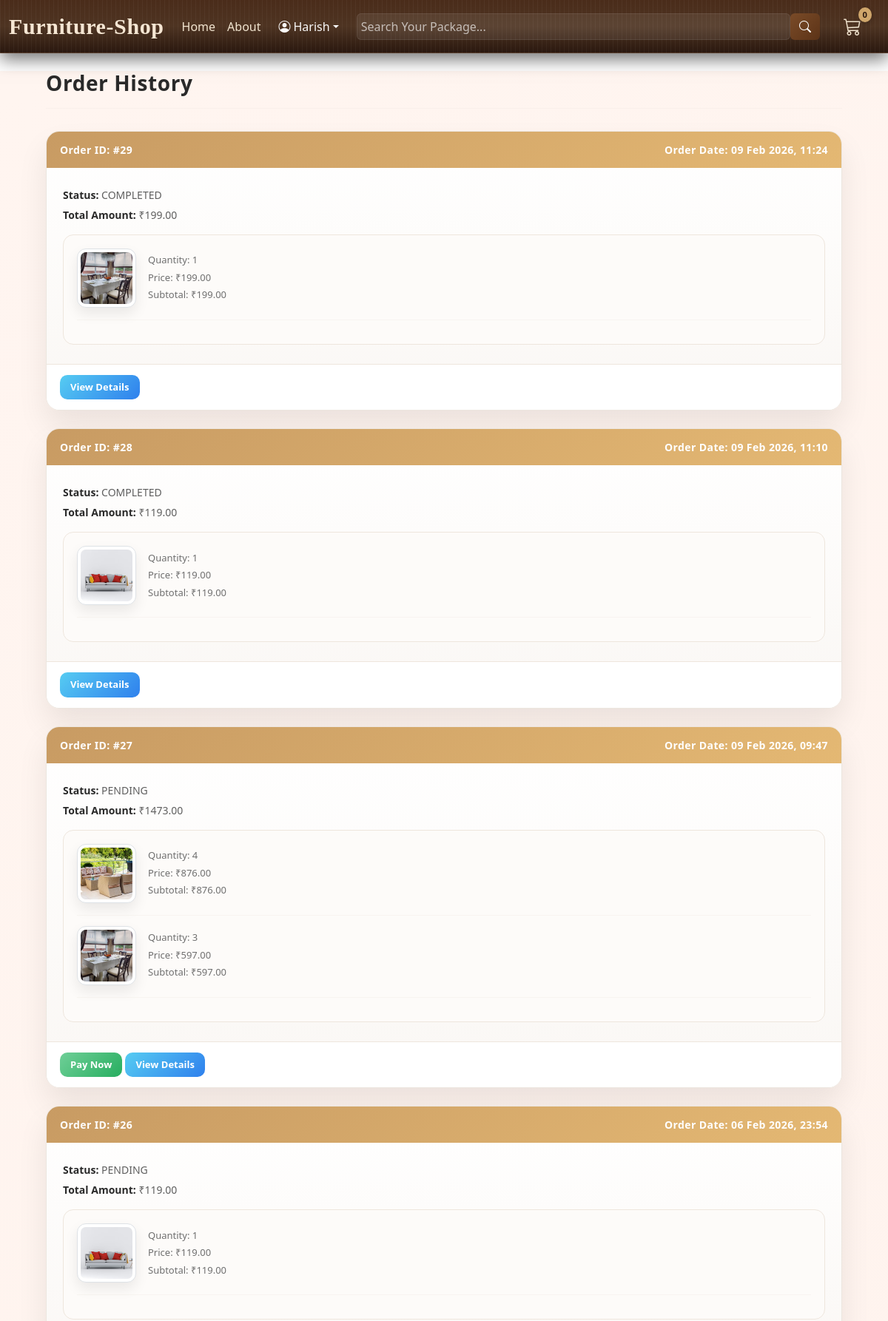
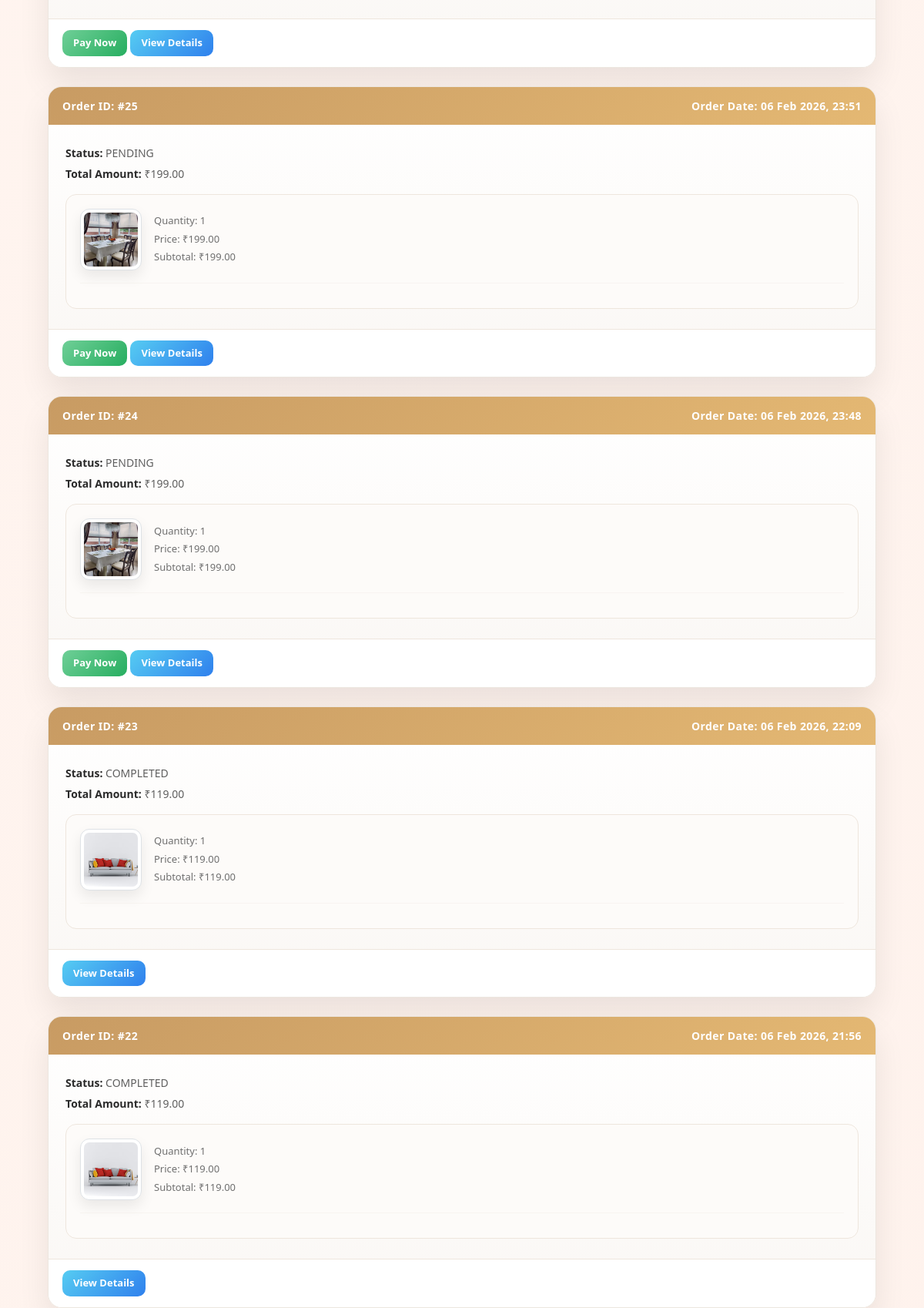
The page /orders/history/v2 (signed in, upper part) on the database its author committed (2 pictures, top to bottom).
### orders/models.py (models this page shows, shortened)
class Order(models.Model):
    user = models.ForeignKey(User, on_delete=models.CASCADE)
    order_date = models.DateTimeField(auto_now_add=True)
    total_amount = models.DecimalField(max_digits=10, decimal_places=2)
    status = models.CharField(max_length=20, choices=[('PENDING','Pending'),('COMPLETED','Completed')])
    razorpay_order_id = models.CharField(max_length=255)
    address = models.ForeignKey(Address, on_delete=models.CASCADE, null=True, blank=True, related_name="orders")

class OrderDetails(models.Model):
    order = models.ForeignKey(Order, related_name="order_details", on_delete=models.CASCADE)
    order_item = models.ForeignKey(Product, on_delete=models.CASCADE)
    quantity = models.PositiveIntegerField()
    price = models.DecimalField(max_digits=10, decimal_places=2)

### products/models.py (models this page shows, shortened)
class Product(models.Model):
    title = models.CharField(max_length=255)
    desc = models.TextField(max_length=500)
    price = models.DecimalField(max_digits=10, decimal_places=2)
    stock = models.PositiveIntegerField()
    thumbnail = models.ImageField(upload_to='products/thumbnails/')
    created_at = models.DateTimeField(auto_now_add=True)
    updated_at = models.DateTimeField(auto_now=True)

### orders/views.py (the view)
# urls.py: path('orders/history/v2', views.order_history_2, name='order_history_2'),
@login_required
def order_history_2(request):
    orders = Order.objects.filter(user=request.user).prefetch_related('order_details').order_by('-order_date')
    return render(request, 'orders/order_history_2.html', {'orders': orders})

### templates/orders/order_history_2.html (shortened to what this page needs)
{% extends 'base/base.html' %}
{% load static %}
{% block content %}
<div class="container mt-4">
    <h2>Order History</h2>
    <hr>
    {% if orders %}
        {% for order in orders %}
        <div class="card mb-4">
            <div class="card-header bg-secondary text-white d-flex justify-content-between">
                <span>Order ID: #{{ order.id }}</span>
                <span>Order Date: {{ order.order_date|date:"d M Y, H:i" }}</span>
            </div>
            <div class="card-body">
                <p><strong>Status:</strong> {{ order.status }}</p>
                <p><strong>Total Amount:</strong> ₹{{ order.total_amount }}</p>
                <div class="ordered-items mt-3">
                    {% for item in order.order_details.all %}
                    <div class="d-flex align-items-center mb-3">
                        <div class="thumbnail me-3">
                            <img src="{{ item.order_item.thumbnail.url }}" alt="{{ item.order_item.name }}" class="img-thumbnail" style="width: 80px; height: 80px; object-fit: cover;">
                        </div>
                        <div class="item-details flex-grow-1">
                            <p class="mb-1">Quantity: {{ item.quantity }}</p>
                            <p class="mb-1">Price: ₹{{ item.price|floatformat:2 }}</p>
                            <p>Subtotal: ₹{{ item.price|floatformat:2 }}</p>
                        </div>
                    </div>
                    <hr>
                    {% endfor %}
                </div>
            </div>
            <div class="card-footer d-flex justify-content-between">
                <div>
                    {% if order.status == 'PENDING' %}
                    <a href="{% url 'payment:create_razorpay_order' order.id %}" class="btn btn-success btn-sm">
                        Pay Now
                    </a>
                    {% endif %}
                    <a href="{% url 'order_detail' order.id %}" class="btn btn-info btn-sm">
                        View Details
                    </a>
                </div>
            </div>
        </div>
        {% endfor %}
    {% else %}
    <div class="alert alert-warning">
        No orders found. <a href="{% url 'home_page' %}" class="alert-link">Start Shopping</a>
    </div>
    {% endif %}
</div>
{% endblock %}

### templates/base/includes/header.html (shortened to what this page needs)
<header>
    <nav class="navbar navbar-expand-lg sticky-top" data-bs-theme="dark">
        <div class="container-fluid">
            <a class="navbar-brand fw-bold" href="{% url 'home_page' %}">
                Furniture-Shop
            </a>
            <div class="collapse navbar-collapse" id="navbarSupportedContent">
                <ul class="navbar-nav me-3 mb-2 mb-lg-0">
                    <li class="nav-item">
                        <a class="nav-link {% if current_page == 'home' %}active{% endif %}"
                            href="{% url 'home_page' %}">Home</a>
                    </li>
                    <li class="nav-item">
                        <a class="nav-link {% if current_page == 'about' %}active{% endif %}"
                            href="{% url 'about_page' %}">About</a>
                    </li>
                </ul>
                <li class="nav-item dropdown">
                    <a class="nav-link dropdown-toggle d-flex align-items-center" href="#" data-bs-toggle="dropdown">
                        <i class="bi bi-person-circle me-1"></i>
                        {% if user.is_authenticated %}
                        {{user.username.capitalize}}
                        {% else %}
                        Hi User!
                        {% endif %}
                    </a>
                </li>
                <form class="d-flex flex-grow-1 mx-lg-4" method="get" action="{% url 'search_products' %}">
                    <input name="q" value="{{ query }}" class="form-control rounded-start" type="search"
                        placeholder="Search Your Package..." aria-label="Search">
                    <button class="btn btn-secondary rounded-end" type="submit">
                        <i class="bi bi-search"></i>
                    </button>
                </form>
                <ul class="navbar-nav ms-auto align-items-center mb-2 mb-lg-0">
                    {% if not user.is_staff %}
                    <li class="nav-item me-3 position-relative">
                        <a class="nav-link" href="{% url 'view_cart' %}">
                            <i class="bi bi-cart3 fs-4"></i>
                            {% if user.is_authenticated %}
                            <span class="cart-badge" id="cart-count">0</span>
                            {% endif %}
                        </a>
                    </li>
                    {% endif %}
                </ul>
            </div>
        </div>
    </nav>
</header>

### static/css/design.css (style rules this page uses)
* { margin: 0; padding: 0; box-sizing: border-box; font-family: "Poppins", system-ui, sans-serif; }
.navbar { background-color: #fd8b6b; }
.nav-item { list-style: none; color: rgb(250, 249, 249) !important; }
.cart-badge { position: absolute; top: -2px; right: -6px; background: linear-gradient(135deg, #ff9800, #ff5722); color: #fff; font-size: 11px; font-weight: 600; padding: 3px 7px; border-radius: 50%; box-shadow: 0 2px 6px rgba(0, 0, 0, 0.2); }
.navbar-brand { font-size: 30px; font-family:Georgia, 'Times New Roman', Times, serif; }

### templates/base/includes/header.html (style rules this page uses)
.navbar { background: repeating-linear-gradient( 90deg, rgba(255,255,255,0.04) 0px, rgba(255,255,255,0.04) 1px, transparent 1px, transparent 6px ), linear-gradient( 180deg, #4a2c1a, #4e3422, #2a180f ) !important; box-shadow: 0 8px 22px rgba(0,0,0,0.55) !important; border-bottom: 1px solid rgba(255,255,255,0.08) !important; }
.navbar-brand { color: #f5e6d3 !important; font-weight: 700 !important; letter-spacing: 0.6px !important; }
.navbar-nav .nav-link { color: #f1e4cf !important; font-weight: 500 !important; transition: color 0.3s ease !important; }
.navbar .form-control { background-color: rgba(255,255,255,0.08) !important; border: 1px solid rgba(255,255,255,0.15) !important; color: #1b1a1a !important; padding: 5px !important; }
.navbar .form-control::placeholder { color: rgba(255,255,255,0.65) !important; }
.navbar .btn-secondary { background: linear-gradient( 135deg, #7a4b28, #5c3317 ) !important; border: none !important; color: #fff !important; }
.cart-badge { position: absolute; top: 0; right: -6px; background: #cfa66b !important; color: #2a180f !important; font-size: 0.7rem !important; font-weight: 700 !important; padding: 2px 6px !important; border-radius: 50% !important; }

### templates/orders/order_history_2.html (style rules this page uses)
.container { max-width: 1100px; }
.container h2 { font-size: 28px; font-weight: 600; letter-spacing: 0.6px; color: #2a2a2a; margin-bottom: 10px; }
.container hr { border-color: #e6e0da; margin-bottom: 30px; }
.card { border-radius: 18px; border: 1px solid #ece6df; background: linear-gradient(180deg, #ffffff, #faf7f4); box-shadow: 0 22px 40px rgba(0,0,0,0.08); overflow: hidden; }
.card-header { background: linear-gradient(135deg, #c89b63, #e4b873); color: #ffffff; font-size: 14px; font-weight: 600; letter-spacing: 0.4px; padding: 14px 18px; border-bottom: none; }
.card-body { padding: 26px 22px; }
.card-body p { font-size: 14px; color: #5f5f5f; margin-bottom: 6px; }
.card-body p strong { color: #2a2a2a; font-weight: 600; }
.ordered-items { background: #fdfbf9; border-radius: 14px; padding: 18px; border: 1px solid #eee6dd; }
.ordered-items .d-flex { align-items: center; }
.thumbnail img { border-radius: 12px; box-shadow: 0 8px 18px rgba(0,0,0,0.08); }
.item-details p { font-size: 13px; color: #6f6f6f; margin-bottom: 4px; }
.ordered-items hr { border-color: #e6dfd7; margin: 14px 0; }
.card-footer { background: #ffffff; border-top: 1px solid #eee6dd; padding: 14px 18px; }
.card-footer .btn { border-radius: 10px; font-size: 13px; font-weight: 600; padding: 7px 14px; transition: transform 0.2s ease, box-shadow 0.2s ease; }
.btn-success { background: linear-gradient(135deg, #6fcf97, #27ae60); border: none; }
.btn-info { background: linear-gradient(135deg, #56ccf2, #2f80ed); border: none; color: #ffffff; }

### rows shown on the page
Order: id "29", order_date "09 Feb 2026, 11:24", status "COMPLETED", total_amount "199.00"
OrderDetails: order_item.thumbnail (picture), quantity "1", price "199.00"
Order: id "28", order_date "09 Feb 2026, 11:10", status "COMPLETED", total_amount "119.00"
OrderDetails: order_item.thumbnail (picture), quantity "1", price "119.00"
Order: id "27", order_date "09 Feb 2026, 09:47", status "PENDING", total_amount "1473.00", shows "Pay Now"
OrderDetails: order_item.thumbnail (picture), quantity "4", price "876.00"
OrderDetails: order_item.thumbnail (picture), quantity "3", price "597.00"
Order: id "26", order_date "06 Feb 2026, 23:54", status "PENDING", total_amount "119.00", shows "Pay Now"
OrderDetails: order_item.thumbnail (picture), quantity "1", price "119.00"
Order: id "25", order_date "06 Feb 2026, 23:51", status "PENDING", total_amount "199.00", shows "Pay Now"
OrderDetails: order_item.thumbnail (picture), quantity "1", price "199.00"
Order: id "24", order_date "06 Feb 2026, 23:48", status "PENDING", total_amount "199.00", shows "Pay Now"
OrderDetails: order_item.thumbnail (picture), quantity "1", price "199.00"
Order: id "23", order_date "06 Feb 2026, 22:09", status "COMPLETED", total_amount "119.00"
OrderDetails: order_item.thumbnail (picture), quantity "1", price "119.00"
Order: id "22", order_date "06 Feb 2026, 21:56", status "COMPLETED", total_amount "119.00"
OrderDetails: order_item.thumbnail (picture), quantity "1", price "119.00"

### other values the page prints
{{ user.username.capitalize }} "Harish"
